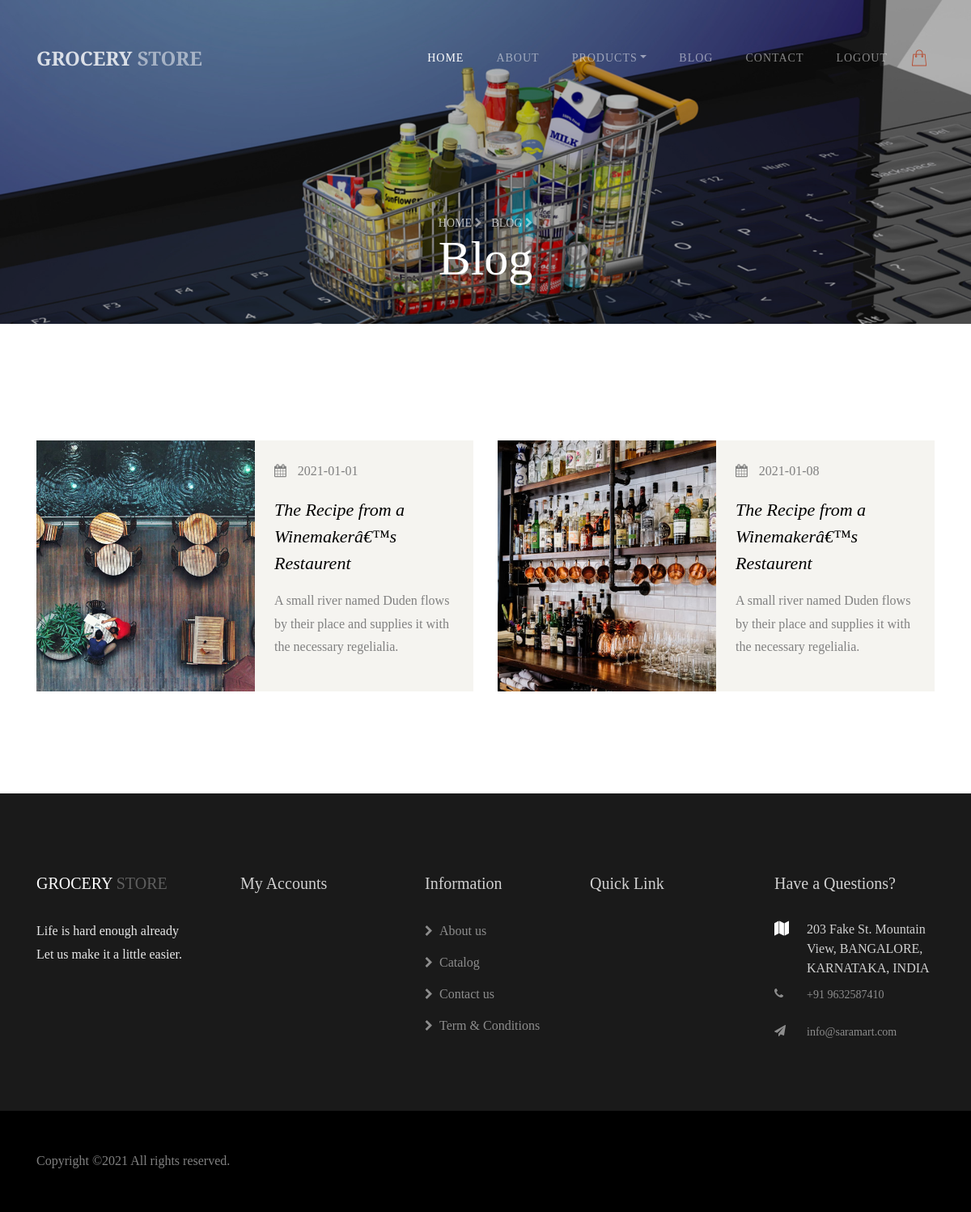
The page /User/blog.php (signed in) on the database its author committed.
### tables this page shows
CREATE TABLE `blog` (
  `id` int(11) NOT NULL,
  `title` varchar(150) NOT NULL,
  `description` varchar(250) NOT NULL,
  `image` text NOT NULL,
  `date` varchar(50) NOT NULL
);

### User/blog.php (the view, shortened to what this page needs)
<?php
if(isset($_SESSION['email']))
{
    ?>
<?php
 include "header.php";
?>
    <section class="hero-wrap hero-wrap-2" style="background-image: url('images/bg_2.jpg');" data-stellar-background-ratio="0.5">
      <div class="overlay"></div>
      <div class="container">
        <div class="row no-gutters slider-text align-items-end justify-content-center">
          <div class="col-md-9 ftco-animate mb-5 text-center">
          	<p class="breadcrumbs mb-0"><span class="mr-2"><a href="index.php">Home <i class="fa fa-chevron-right"></i></a></span> <span>Blog <i class="fa fa-chevron-right"></i></span></p>
            <h2 class="mb-0 bread">Blog</h2>
          </div>
        </div>
      </div>
    </section>
    <section class="ftco-section">
      <div class="container">
        <div class="row d-flex">
		<?php
$connection=mysqli_connect('localhost','root','','grocery');
$sql="SELECT * FROM blog;";
$result=mysqli_query($connection,$sql);
if($result->num_rows>0)
{
    while($row=mysqli_fetch_assoc($result))
    {
?>
          <div class="col-lg-6 d-flex align-items-stretch ftco-animate">
          	<div class="blog-entry d-flex">
          		<a href="blog-single.html" class="block-20 img" style="background-image: url('../Admin/images1/<?php echo $row['image'];?>');">
              </a>
              <div class="text p-4 bg-light">
              	<div class="meta">
              		<p><span class="fa fa-calendar"></span> <?php echo $row['date'];?></p>
              	</div>
                <h3 class="heading mb-3"><a href="#"><?php echo $row['title'];?></a></h3>
                <p><?php echo $row['description'];?></p>
              </div>
            </div>
		  </div>
		  <?php
    }
    }
    else
    {
        echo "<br>";
    }
    ?>
        </div>
	  </div>
	</section>
    <?php
 include "footer.php";
 ?>
  </body>
</html>
<?php
}
else
{
    header('Location:../Login/index.php');
}
?>

### User/header.php (shortened to what this page needs)
<!DOCTYPE html>
<html lang="en">
  <head>
    <link rel="stylesheet" href="https://stackpath.bootstrapcdn.com/font-awesome/4.7.0/css/font-awesome.min.css">
    <link rel="stylesheet" href="css/animate.css">
    <link rel="stylesheet" href="css/owl.carousel.min.css">
    <link rel="stylesheet" href="css/owl.theme.default.min.css">
    <link rel="stylesheet" href="css/magnific-popup.css">
    <link rel="stylesheet" href="css/flaticon.css">
    <link rel="stylesheet" href="css/style.css">
  </head>
  <body>
	  <nav class="navbar navbar-expand-lg navbar-dark ftco_navbar bg-dark ftco-navbar-light" id="ftco-navbar">
	    <div class="container">
	      <a class="navbar-brand" href="index.php">GROCERY  <span>store</span></a>
	      <div class="order-lg-last btn-group">
          <a href="#" class="btn-cart dropdown-toggle dropdown-toggle-split" data-toggle="dropdown" aria-haspopup="true" aria-expanded="false">
			  <span class="flaticon-shopping-bag"></span>
          </a>
        </div>
	      <div class="collapse navbar-collapse" id="ftco-nav">
	        <ul class="navbar-nav ml-auto">
	          <li class="nav-item active"><a href="index.php" class="nav-link">Home</a></li>
	          <li class="nav-item"><a href="about.php" class="nav-link">About</a></li>
	          <li class="nav-item dropdown">
              <a class="nav-link dropdown-toggle" href="#" id="dropdown04" data-toggle="dropdown" aria-haspopup="true" aria-expanded="false">Products</a>
            </li>
	          <li class="nav-item"><a href="blog.php" class="nav-link">Blog</a></li>
			  <li class="nav-item"><a href="contact.php" class="nav-link">Contact</a></li>
			  <li class="nav-item"><a href="backend/logout.php" class="nav-link">Logout</a></li>
	        </ul>
	      </div>
	    </div>
	  </nav>

### User/footer.php (shortened to what this page needs)
<footer class="ftco-footer">
      <div class="container">
        <div class="row mb-5">
          <div class="col-sm-12 col-md">
            <div class="ftco-footer-widget mb-4">
              <h2 class="ftco-heading-2 logo"><a href="#">GROCERY <span>Store</span></a></h2>
              <p>Life is hard enough already Let us make it a little easier.</p>
              <ul class="ftco-footer-social list-unstyled mt-2">
              </ul>
            </div>
          </div>
          <div class="col-sm-12 col-md">
            <div class="ftco-footer-widget mb-4 ml-md-4">
              <h2 class="ftco-heading-2">My Accounts</h2>
            </div>
          </div>
          <div class="col-sm-12 col-md">
            <div class="ftco-footer-widget mb-4 ml-md-4">
              <h2 class="ftco-heading-2">Information</h2>
              <ul class="list-unstyled">
                <li><a href="about.php"><span class="fa fa-chevron-right mr-2"></span>About us</a></li>
                <li><a href="product-single.php"><span class="fa fa-chevron-right mr-2"></span>Catalog</a></li>
                <li><a href="contact.php"><span class="fa fa-chevron-right mr-2"></span>Contact us</a></li>
                <li><a href="#"><span class="fa fa-chevron-right mr-2"></span>Term &amp; Conditions</a></li>
              </ul>
            </div>
          </div>
          <div class="col-sm-12 col-md">
             <div class="ftco-footer-widget mb-4">
              <h2 class="ftco-heading-2">Quick Link</h2>
            </div>
          </div>
          <div class="col-sm-12 col-md">
            <div class="ftco-footer-widget mb-4">
            	<h2 class="ftco-heading-2">Have a Questions?</h2>
            	<div class="block-23 mb-3">
	              <ul>
	                <li><span class="icon fa fa-map marker"></span><span class="text">203 Fake St. Mountain View, BANGALORE, KARNATAKA, INDIA</span></li>
	                <li><a href="#"><span class="icon fa fa-phone"></span><span class="text">+91 9632587410</span></a></li>
	                <li><a href="#"><span class="icon fa fa-paper-plane pr-4"></span><span class="text">info@saramart.com</span></a></li>
	              </ul>
	            </div>
            </div>
          </div>
        </div>
      </div>
      <div class="container-fluid px-0 py-5 bg-black">
      	<div class="container">
      		<div class="row">
	          <div class="col-md-12">
	            <p class="mb-0" style="color: rgba(255,255,255,.5);">
	  Copyright &copy;<script>document.write(new Date().getFullYear());</script> All rights reserved.
	  </p>
	          </div>
	        </div>
      	</div>
      </div>
    </footer>

### rows shown on the page
blog: image (picture), date "2021-01-01", title "The Recipe from a Winemakerâ€™s Restaurent", description "A small river named Duden flows by their place and supplies it with the necessary regelialia."
blog: image (picture), date "2021-01-08", title "The Recipe from a Winemakerâ€™s Restaurent", description "A small river named Duden flows by their place and supplies it with the necessary regelialia."
